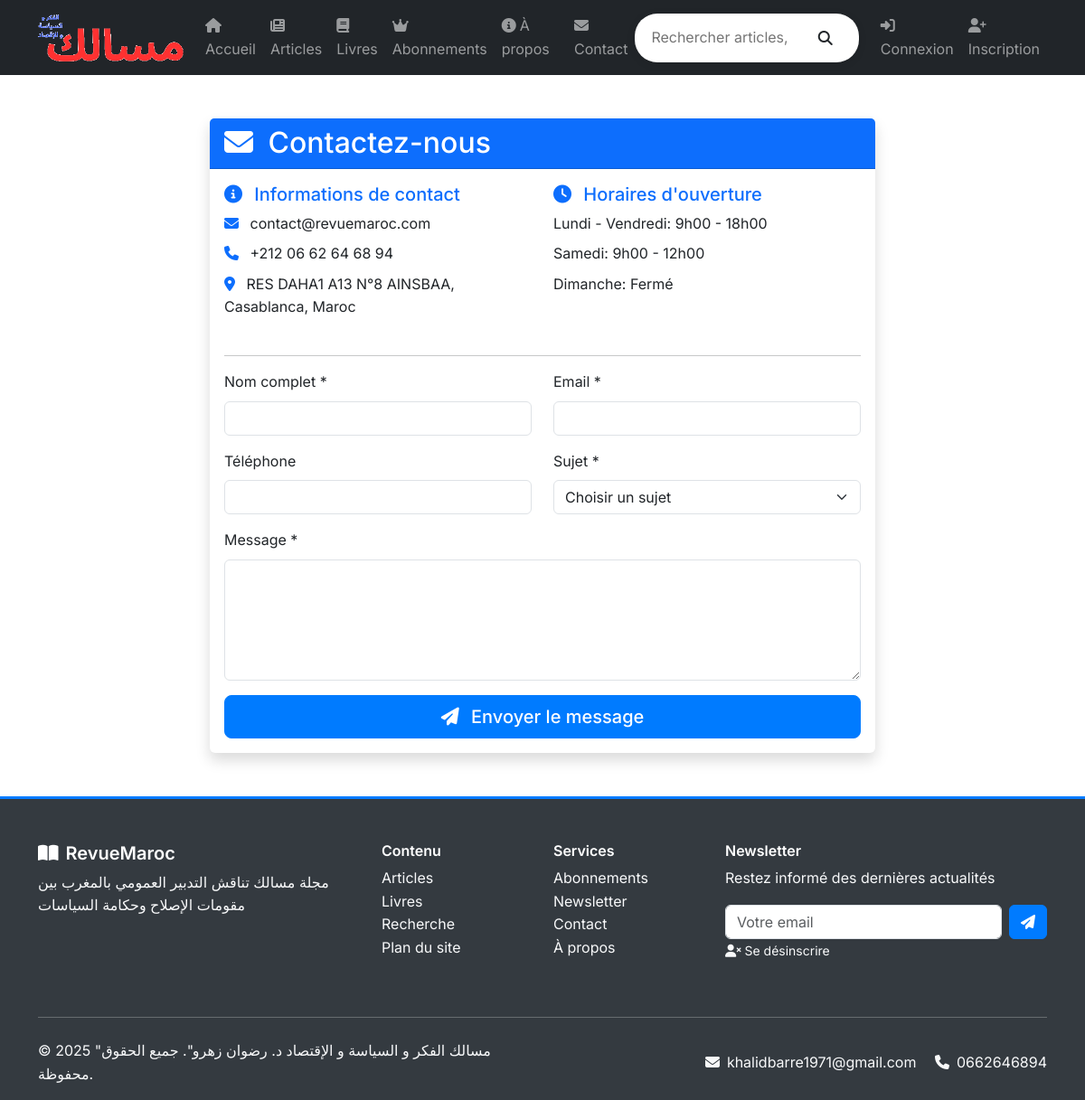
Page /contact/ on the committed database.
### core/models.py (models this page shows, shortened)
class TimeStampedModel(models.Model):
    created_at = models.DateTimeField(auto_now_add=True, verbose_name=_("Date de création"))
    updated_at = models.DateTimeField(auto_now=True, verbose_name=_("Date de modification"))
    class Meta:
        abstract = True

class SiteSettings(TimeStampedModel):
    site_name = models.CharField(max_length=100, default="RevueMaroc", verbose_name=_("Nom du site"))
    site_description = models.TextField(blank=True, verbose_name=_("Description du site"))
    contact_email = models.EmailField(blank=True, verbose_name=_("Email de contact"))
    contact_phone = models.CharField(max_length=20, blank=True, verbose_name=_("Téléphone de contact"))
    address = models.TextField(blank=True, verbose_name=_("Adresse"))
    facebook_url = models.URLField(blank=True, verbose_name=_("URL Facebook"))
    twitter_url = models.URLField(blank=True, verbose_name=_("URL Twitter"))
    linkedin_url = models.URLField(blank=True, verbose_name=_("URL LinkedIn"))
    instagram_url = models.URLField(blank=True, verbose_name=_("URL Instagram"))
    logo = models.ImageField(upload_to='site/', blank=True, verbose_name=_("Logo du site"))
    favicon = models.ImageField(upload_to='site/', blank=True, verbose_name=_("Favicon"))
    monthly_price = models.DecimalField(
        max_digits=10,
        decimal_places=2,
        default=9.99,
        verbose_name=_("Prix mensuel (€)")
    )
    yearly_price = models.DecimalField(
        max_digits=10,
        decimal_places=2,
        default=99.99,
        verbose_name=_("Prix annuel (€)")
    )
    shipping_cost = models.DecimalField(
        max_digits=10,
        decimal_places=2,
        default=5.99,
        verbose_name=_("Frais de livraison (€)")
    )
    free_shipping_threshold = models.DecimalField(
        max_digits=10,
        decimal_places=2,
        default=50.00,
        verbose_name=_("Seuil livraison gratuite (€)")
    )
    class Meta:
        verbose_name = _("Paramètre du site")
        verbose_name_plural = _("Paramètres du site")

### core/views.py (the view, shortened to what this page needs)
# urls.py: path('contact/', views.contact, name='contact'),
def contact(request):
    context = {
        'site_name': 'RevueMaroc',
    }
    return render(request, 'core/contact.html', context)

### templates/core/contact.html (shortened to what this page needs)
{% extends 'base.html' %}
{% load static %}
{% block content %}
<div class="container my-5">
    <div class="row">
        <div class="col-lg-8 mx-auto">
            <div class="card shadow">
                <div class="card-header bg-primary text-white">
                    <h2 class="mb-0">
                        <i class="fas fa-envelope me-2"></i>
                        Contactez-nous
                    </h2>
                </div>
                <div class="card-body">
                    <div class="row mb-4">
                        <div class="col-md-6">
                            <h5 class="text-primary">
                                <i class="fas fa-info-circle me-2"></i>
                                Informations de contact
                            </h5>
                            <ul class="list-unstyled">
                                <li class="mb-2">
                                    <i class="fas fa-envelope me-2 text-primary"></i>
                                    contact@revuemaroc.com
                                </li>
                                <li class="mb-2">
                                    <i class="fas fa-phone me-2 text-primary"></i>
                                    +212 06 62 64 68 94
                                </li>
                                <li class="mb-2">
                                    <i class="fas fa-map-marker-alt me-2 text-primary"></i>
                                    RES DAHA1 A13 N°8 AINSBAA, Casablanca, Maroc
                                </li>
                            </ul>
                        </div>
                        <div class="col-md-6">
                            <h5 class="text-primary">
                                <i class="fas fa-clock me-2"></i>
                                Horaires d'ouverture
                            </h5>
                            <ul class="list-unstyled">
                                <li class="mb-2">Lundi - Vendredi: 9h00 - 18h00</li>
                                <li class="mb-2">Samedi: 9h00 - 12h00</li>
                                <li class="mb-2">Dimanche: Fermé</li>
                            </ul>
                        </div>
                    </div>
                    <hr>
                    <form method="post" class="needs-validation" novalidate>
                        <div class="row">
                            <div class="col-md-6 mb-3">
                                <label for="name" class="form-label">Nom complet *</label>
                                <input type="text" class="form-control" id="name" name="name" required>
                            </div>
                            <div class="col-md-6 mb-3">
                                <label for="email" class="form-label">Email *</label>
                                <input type="email" class="form-control" id="email" name="email" required>
                            </div>
                        </div>
                        <div class="row">
                            <div class="col-md-6 mb-3">
                                <label for="phone" class="form-label">Téléphone</label>
                                <input type="tel" class="form-control" id="phone" name="phone">
                            </div>
                            <div class="col-md-6 mb-3">
                                <label for="subject" class="form-label">Sujet *</label>
                                <select class="form-select" id="subject" name="subject" required>
                                    <option value="">Choisir un sujet</option>
                                </select>
                            </div>
                        </div>
                        <div class="mb-3">
                            <label for="message" class="form-label">Message *</label>
                            <textarea class="form-control" id="message" name="message" rows="5" required></textarea>
                        </div>
                        <div class="d-grid">
                            <button type="submit" class="btn btn-primary btn-lg">
                                <i class="fas fa-paper-plane me-2"></i>
                                Envoyer le message
                            </button>
                        </div>
                    </form>
                </div>
            </div>
        </div>
    </div>
</div>
{% endblock %}

### templates/base.html (shortened to what this page needs)
<!DOCTYPE html>
<html lang="fr">
<head>
    <link href="https://cdn.jsdelivr.net/npm/bootstrap@5.3.0/dist/css/bootstrap.min.css" rel="stylesheet">
    <link rel="stylesheet" href="https://cdnjs.cloudflare.com/ajax/libs/font-awesome/6.4.0/css/all.min.css">
</head>
<body>
    <nav class="navbar navbar-expand-lg navbar-dark bg-dark sticky-top">
        <div class="container">
            <a class="navbar-brand" href="{% url 'core:home' %}">
                {% if site_settings.logo %}
                    <img src="{{ site_settings.logo.url }}" alt="{{ site_name|default:'RevueMaroc' }}" class="brand-logo">
                {% else %}
                    <i class="fas fa-book-open me-2"></i>
                    {{ site_name|default:"RevueMaroc" }}
                {% endif %}
            </a>
            <div class="collapse navbar-collapse" id="navbarNav">
                <ul class="navbar-nav me-auto">
                    <li class="nav-item">
                        <a class="nav-link" href="{% url 'core:home' %}">
                            <i class="fas fa-home me-1"></i>Accueil
                        </a>
                    </li>
                    <li class="nav-item">
                        <a class="nav-link" href="{% url 'articles:article_list' %}">
                            <i class="fas fa-newspaper me-1"></i>Articles
                        </a>
                    </li>
                    <li class="nav-item">
                        <a class="nav-link" href="{% url 'livres:revue_list' %}">
                            <i class="fas fa-book me-1"></i>Livres
                        </a>
                    </li>
                    <li class="nav-item">
                        <a class="nav-link" href="{% url 'subscriptions:plan_list' %}">
                            <i class="fas fa-crown me-1"></i>Abonnements
                        </a>
                    </li>
                    <li class="nav-item">
                        <a class="nav-link" href="{% url 'core:about' %}">
                            <i class="fas fa-info-circle me-1"></i>À propos
                        </a>
                    </li>
                    <li class="nav-item">
                        <a class="nav-link" href="{% url 'core:contact' %}">
                            <i class="fas fa-envelope me-1"></i>Contact
                        </a>
                    </li>
                </ul>
                <form class="d-flex me-3" method="GET" action="{% url 'core:search' %}">
                    <div class="search-bar d-flex align-items-center">
                        <input class="search-input" type="search" name="q" placeholder="Rechercher articles, livres..."
                               value="{{ request.GET.q }}" aria-label="Search">
                        <button class="btn btn-link text-dark" type="submit">
                            <i class="fas fa-search"></i>
                        </button>
                    </div>
                </form>
                <ul class="navbar-nav">
                    {% if user.is_authenticated %}
                        <li class="nav-item dropdown">
                            <a class="nav-link dropdown-toggle" href="#" id="userDropdown" role="button"
                               data-bs-toggle="dropdown" aria-expanded="false">
                                <i class="fas fa-user me-1"></i>{{ user.username }}
                            </a>
                            <ul class="dropdown-menu" aria-labelledby="userDropdown">
                                <li><a class="dropdown-item" href="{% url 'core:dashboard' %}">
                                    <i class="fas fa-tachometer-alt me-2"></i>Tableau de bord
                                </a></li>
                                <li><a class="dropdown-item" href="{% url 'users:profile' %}">
                                    <i class="fas fa-user-edit me-2"></i>Profil
                                </a></li>
                                                                 <li><a class="dropdown-item" href="{% url 'articles:article_list' %}">
                                     <i class="fas fa-newspaper me-2"></i>Voir les articles
                                 </a></li>
                                 <li><a class="dropdown-item" href="{% url 'livres:revue_list' %}">
                                     <i class="fas fa-shopping-bag me-2"></i>Catalogue des revues
                                 </a></li>
                                <li><hr class="dropdown-divider"></li>
                                                                                                 <li>
                                    <a class="dropdown-item" href="{% url 'users:logout' %}">
                                        <i class="fas fa-sign-out-alt me-2"></i>Déconnexion
                                    </a>
                                </li>
                            </ul>
                        </li>
                                                 <li class="nav-item">
                             <a class="nav-link" href="{% url 'livres:cart_detail' %}">
                                 <i class="fas fa-shopping-cart me-1"></i>
                                 <span class="badge bg-primary cart-count">0</span>
                             </a>
                         </li>
                    {% else %}
                        <li class="nav-item">
                            <a class="nav-link" href="{% url 'users:login' %}">
                                <i class="fas fa-sign-in-alt me-1"></i>Connexion
                            </a>
                        </li>
                        <li class="nav-item">
                            <a class="nav-link" href="{% url 'users:register' %}">
                                <i class="fas fa-user-plus me-1"></i>Inscription
                            </a>
                        </li>
                    {% endif %}
                </ul>
            </div>
        </div>
    </nav>
    <main>
        {% block content %}{% endblock %}
    </main>
    <footer class="footer">
        <div class="container">
            <div class="row">
                <div class="col-md-4 mb-4">
                    <h5><i class="fas fa-book-open me-2"></i>{{ site_name|default:"RevueMaroc" }}</h5>
                    <p class="text-light">
                        {{ site_description|default:"Votre source d'information sur le développement du Maroc" }}
                    </p>
                </div>
                <div class="col-md-2 mb-4">
                    <h6>Contenu</h6>
                    <ul class="list-unstyled">
                        <li><a href="{% url 'articles:article_list' %}" class="text-light">Articles</a></li>
                        <li><a href="{% url 'livres:revue_list' %}" class="text-light">Livres</a></li>
                        <li><a href="{% url 'core:search' %}" class="text-light">Recherche</a></li>
                        <li><a href="{% url 'core:sitemap' %}" class="text-light">Plan du site</a></li>
                    </ul>
                </div>
                <div class="col-md-2 mb-4">
                    <h6>Services</h6>
                    <ul class="list-unstyled">
                        <li><a href="{% url 'subscriptions:plan_list' %}" class="text-light">Abonnements</a></li>
                        <li><a href="{% url 'core:newsletter_subscribe' %}" class="text-light">Newsletter</a></li>
                        <li><a href="{% url 'core:contact' %}" class="text-light">Contact</a></li>
                        <li><a href="{% url 'core:about' %}" class="text-light">À propos</a></li>
                    </ul>
                </div>
                <div class="col-md-4 mb-4">
                    <h6>Newsletter</h6>
                    <p class="text-light">Restez informé des dernières actualités</p>
                    <form method="POST" action="{% url 'core:newsletter_subscribe' %}" class="d-flex">
                        <input type="email" name="email" class="form-control me-2" placeholder="Votre email" required>
                        <button type="submit" class="btn btn-primary">
                            <i class="fas fa-paper-plane"></i>
                        </button>
                    </form>
                    <small class="text-light">
                        <a href="{% url 'core:newsletter_unsubscribe' %}" class="text-light">
                            <i class="fas fa-user-times me-1"></i>Se désinscrire
                        </a>
                    </small>
                </div>
            </div>
            <hr class="my-4">
            <div class="row align-items-center">
                <div class="col-md-6">
                    <p class="mb-0 text-light">
                        &copy; {% now "Y" %} "مسالك الفكر و السياسة و الإقتصاد
                        د. رضوان زهرو". جميع الحقوق محفوظة.
                    </p>
                </div>
                <div class="col-md-6 text-md-end">
                    <p class="mb-0 text-light">
                        {% if site_settings.contact_email %}
                            <i class="fas fa-envelope me-2"></i>{{ site_settings.contact_email }}
                        {% endif %}
                        {% if site_settings.contact_phone %}
                            <i class="fas fa-phone me-2 ms-3"></i>{{ site_settings.contact_phone }}
                        {% endif %}
                    </p>
                </div>
            </div>
        </div>
    </footer>
</body>
</html>

### rows in the picture
SiteSettings: logo (picture), site_description "مجلة مسالك تناقش التدبير العمومي بالمغرب بين مقومات الإصلاح وحكامة السياسات", contact_email "khalidbarre1971@gmail.com", contact_phone "0662646894"

### other values in the picture
{{ site_name|default:"RevueMaroc" }} "RevueMaroc"
